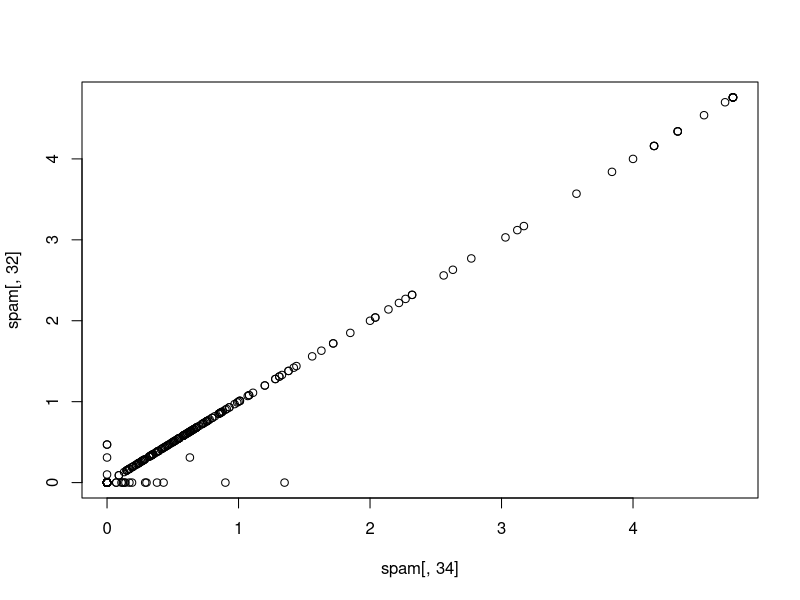
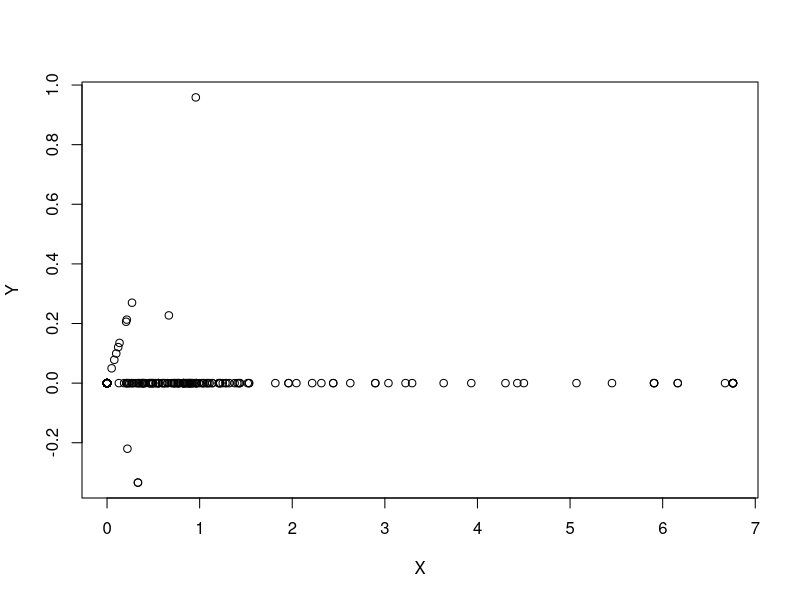
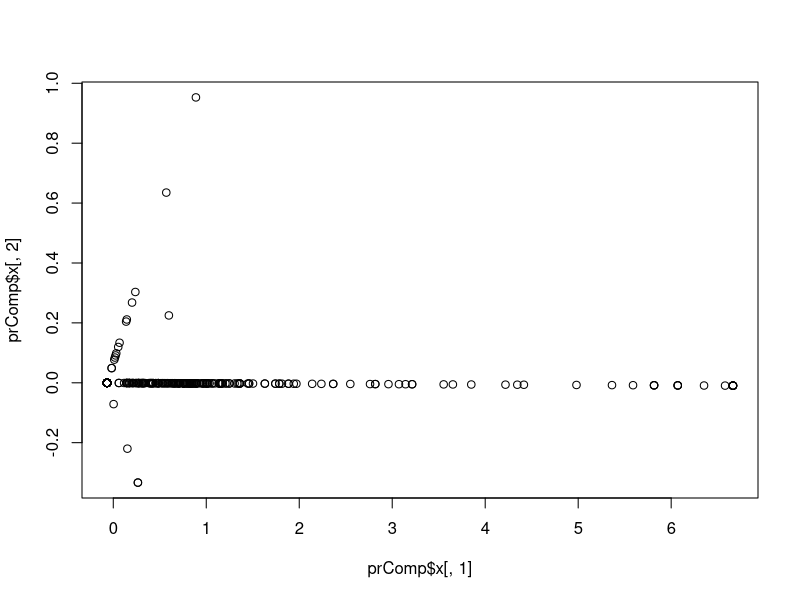
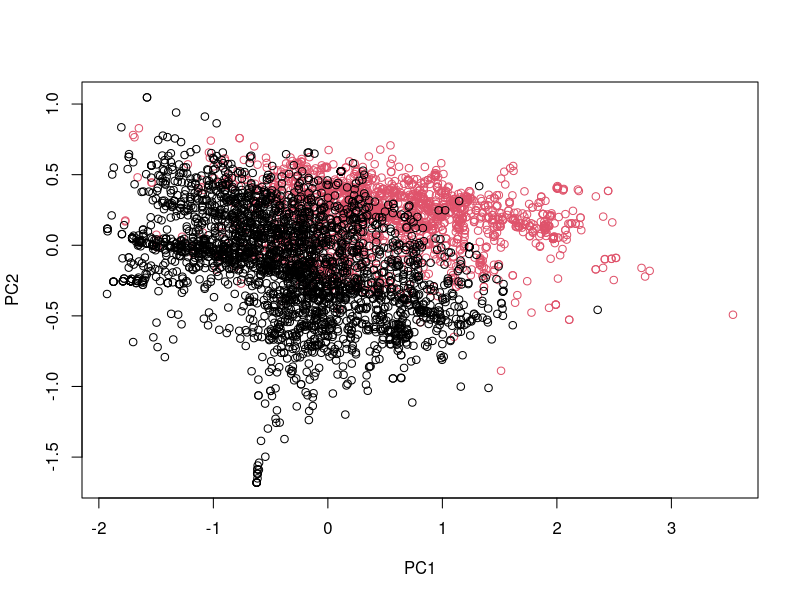
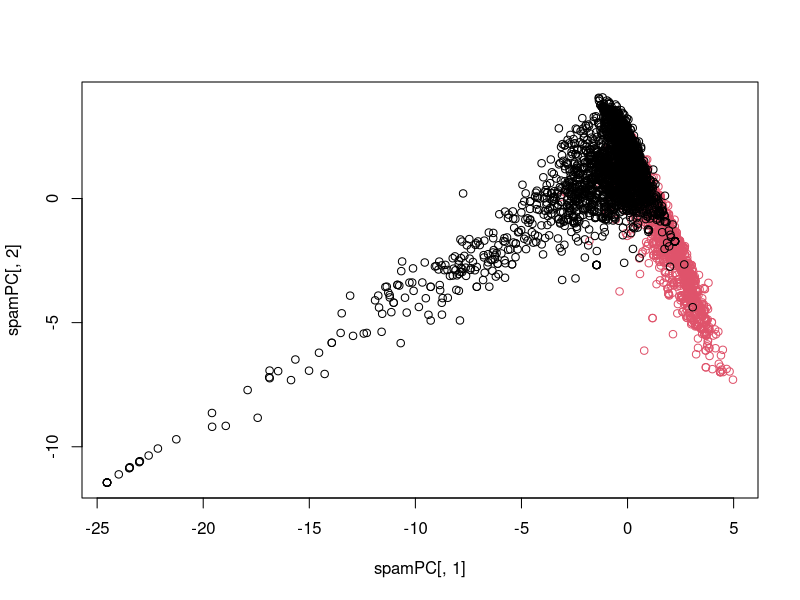

Write the R code that produced these figures, in order.
# Principle Component Analysis (PCA)






library(caret); library(kernlab); data(spam)
inTrain <- createDataPartition(y=spam$type,
                               p=0.75, list=FALSE)
training <- spam[inTrain,]
testing <- spam[-inTrain,]

### making correlation matrix
M <- abs(cor(training[,-58]))
### diagonal of the matrix is just the correlation of a var vs itself so this
### removes those meaningless values
diag(M) <- 0
### searching for variables with correlations > 80%
which(M > 0.8,arr.ind=T)
### returns two vars

### col names of the two vars
names(spam)[c(34,32)]
### showing the big time correlation, almost all values lie on the y=x line
plot(spam[,34],spam[,32])

## Nuts and bolts of using PCA to predict

### we want to keep the portion of the vars with variabiliy (predictive power)
### and remove most of the multicollinearity so taking linear combos helps
### do that.
X <- 0.71*training$num415 + 0.71*training$num857
Y <- 0.71*training$num415 - 0.71*training$num857
### plot shows most of the variability in the x values where as the y values
### center around zero. Therefore, x would be the variable we'd want to use in
### place of num415,num857.
plot(X,Y)

### same thing but using prcomp function
smallSpam <- spam[,c(34,32)]
prComp <- prcomp(smallSpam)
plot(prComp$x[,1],prComp$x[,2])

### extracting rotation shows us the weights used which how the above ones were
### obtained.
prComp$rotation

### PCA'ing over the whole spam dataset. Some vars are skewed so log10 taken to
### make them more Guassian. 1 added because of the zero counts. Models don't like
### NAs or 0s.
typeColor <- ((spam$type=="spam")*1 + 1)
prComp <- prcomp(log10(spam[,-58]+1))
plot(prComp$x[,1],prComp$x[,2],col=typeColor,xlab="PC1",ylab="PC2")

### PCA'ing with the caret pkg
preProc <- preProcess(log10(spam[,-58]+1),method="pca",pcaComp=2)
spamPC <- predict(preProc,log10(spam[,-58]+1))
### plot looks different but most of it is probably due to different axis values
plot(spamPC[,1],spamPC[,2],col=typeColor)

### Now using PCA values to predict
preProc <- preProcess(log10(training[,-58]+1),method="pca",pcaComp=2)
trainPC <- predict(preProc,log10(training[,-58]+1))
trainPC <- data.frame(trainPC, training$type)
modelFit <- train(training.type ~ .,method="glm",data=trainPC)
testPC <- predict(preProc,log10(testing[,-58]+1))
### confusionMatrix shows how the model performed on the test set
confusionMatrix(testing$type,predict(modelFit,testPC))

### Same thing but doing all the work with the train options
modelFit <- train(type ~ .,method="glm",preProcess="pca",data=training)
confusionMatrix(testing$type,predict(modelFit,testing))
### good accuracy with minimal variables (compression)
